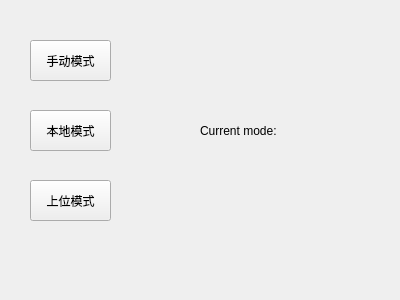
<?xml version="1.0" encoding="UTF-8"?>
<ui version="4.0">
 <class>Widget</class>
 <widget class="QWidget" name="Widget">
  <property name="geometry">
   <rect>
    <x>0</x>
    <y>0</y>
    <width>400</width>
    <height>300</height>
   </rect>
  </property>
  <property name="windowTitle">
   <string>Widget</string>
  </property>
  <widget class="QPushButton" name="manualBtn">
   <property name="geometry">
    <rect>
     <x>30</x>
     <y>40</y>
     <width>81</width>
     <height>41</height>
    </rect>
   </property>
   <property name="text">
    <string>手动模式</string>
   </property>
  </widget>
  <widget class="QPushButton" name="localBtn">
   <property name="geometry">
    <rect>
     <x>30</x>
     <y>110</y>
     <width>81</width>
     <height>41</height>
    </rect>
   </property>
   <property name="text">
    <string>本地模式</string>
   </property>
  </widget>
  <widget class="QPushButton" name="hostBtn">
   <property name="geometry">
    <rect>
     <x>30</x>
     <y>180</y>
     <width>81</width>
     <height>41</height>
    </rect>
   </property>
   <property name="text">
    <string>上位模式</string>
   </property>
  </widget>
  <widget class="QLabel" name="label">
   <property name="geometry">
    <rect>
     <x>200</x>
     <y>50</y>
     <width>121</width>
     <height>161</height>
    </rect>
   </property>
   <property name="text">
    <string>Current mode:</string>
   </property>
  </widget>
 </widget>
 <layoutdefault spacing="6" margin="11"/>
 <resources/>
 <connections/>
</ui>
